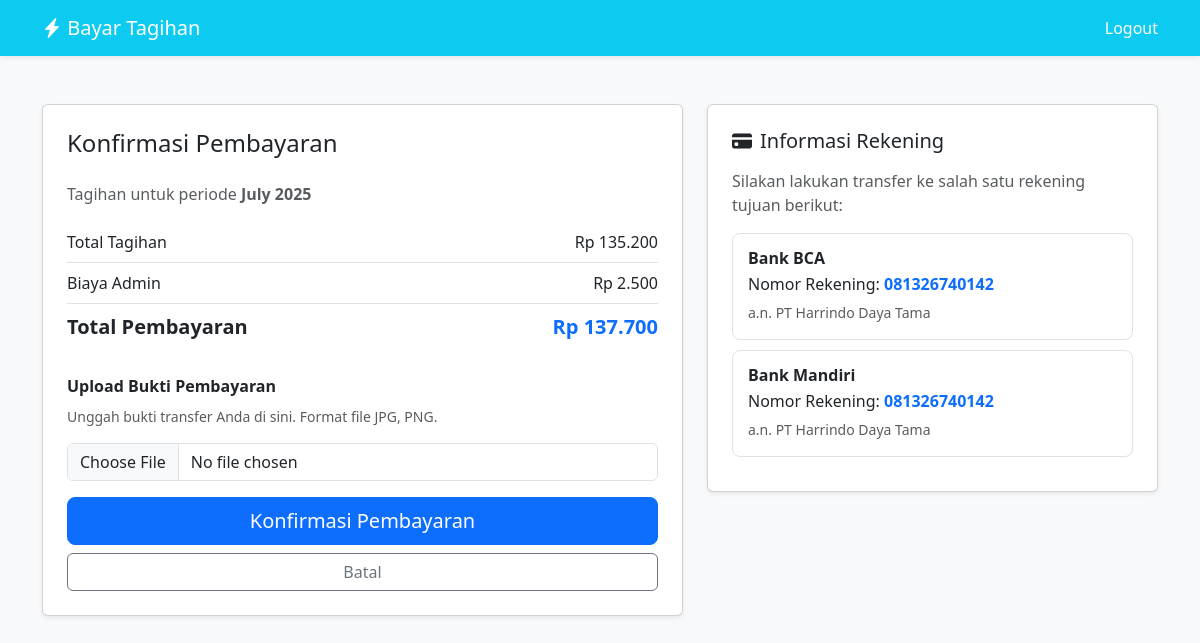
Page /pelanggan/bayar.php?id=1 (signed in) on the committed database.
### tables this page shows
CREATE TABLE `tagihan` (
  `id_tagihan` int(11) NOT NULL,
  `id_penggunaan` int(11) NOT NULL,
  `jumlah_meter` float NOT NULL,
  `total_bayar` decimal(12,2) NOT NULL,
  `status` enum('belum_lunas','diproses','lunas') NOT NULL DEFAULT 'belum_lunas'
);

CREATE TABLE `penggunaan` (
  `id_penggunaan` int(11) NOT NULL,
  `id_pelanggan` int(11) NOT NULL,
  `bulan` int(2) NOT NULL,
  `tahun` year(4) NOT NULL,
  `meter_awal` float NOT NULL,
  `meter_akhir` float NOT NULL
);

### pelanggan/bayar.php (the view, shortened to what this page needs)
<?php
require '../config/database.php';
$id_tagihan = $_GET['id'];
$id_user = $_SESSION['id_user'];
$query = "SELECT tagihan.*, penggunaan.bulan, penggunaan.tahun, pelanggan.id_pelanggan
          FROM tagihan
          JOIN penggunaan ON tagihan.id_penggunaan = penggunaan.id_penggunaan
          JOIN pelanggan ON penggunaan.id_pelanggan = pelanggan.id_pelanggan
          WHERE tagihan.id_tagihan = '$id_tagihan' AND pelanggan.id_user = '$id_user'";
$result = mysqli_query($koneksi, $query);
$tagihan = mysqli_fetch_assoc($result);
require '../includes/header.php';
?>
<link rel="stylesheet" href="https://cdn.jsdelivr.net/npm/bootstrap-icons@1.11.3/font/bootstrap-icons.min.css">
<link rel="stylesheet" href="../assets/css/pelanggan_style.css">
<nav class="navbar navbar-expand-lg navbar-dark bg-info shadow-sm">
    <div class="container">
        <a class="navbar-brand" href="index.php"><i class="bi bi-lightning-charge-fill"></i> Bayar Tagihan</a>
        <a class="nav-link text-white" href="../logout.php">Logout</a>
    </div>
</nav>
<div class="container mt-5">
    <div class="row">
        <div class="col-lg-7">
            <div class="card shadow-sm mb-4">
                <div class="card-body p-4">
                    <h4 class="card-title mb-4">Konfirmasi Pembayaran</h4>
                    <p class="text-muted">Tagihan untuk periode
                        <strong><?= date("F Y", mktime(0, 0, 0, $tagihan['bulan'], 1, $tagihan['tahun'])); ?></strong>
                    </p>
                    <ul class="list-group list-group-flush mb-4">
                        <li class="list-group-item d-flex justify-content-between align-items-center px-0">
                            Total Tagihan
                            <span>Rp <?= number_format($tagihan['total_bayar'], 0, ',', '.'); ?></span>
                        </li>
                        <li class="list-group-item d-flex justify-content-between align-items-center px-0">
                            Biaya Admin
                            <span>Rp 2.500</span>
                        </li>
                        <li class="list-group-item d-flex justify-content-between align-items-center px-0 fw-bold fs-5">
                            Total Pembayaran
                            <span class="text-primary">Rp
                                <?= number_format($tagihan['total_bayar'] + 2500, 0, ',', '.'); ?></span>
                        </li>
                    </ul>
                    <form action="bayar.php?id=<?= $id_tagihan; ?>" method="POST" enctype="multipart/form-data">
                        <div class="mb-3">
                            <label for="bukti_bayar" class="form-label fw-semibold">Upload Bukti Pembayaran</label>
                            <p class="text-muted small">Unggah bukti transfer Anda di sini. Format file JPG, PNG.</p>
                            <input class="form-control" type="file" id="bukti_bayar" name="bukti_bayar" required>
                        </div>
                        <div class="d-grid gap-2">
                            <button type="submit" class="btn btn-primary btn-lg">Konfirmasi Pembayaran</button>
                            <a href="index.php" class="btn btn-outline-secondary">Batal</a>
                        </div>
                    </form>
                </div>
            </div>
        </div>
        <div class="col-lg-5">
            <div class="card shadow-sm">
                <div class="card-body p-4">
                    <h5 class="card-title mb-3"><i class="bi bi-credit-card-fill me-2"></i>Informasi Rekening</h5>
                    <p class="text-muted">Silakan lakukan transfer ke salah satu rekening tujuan berikut:</p>
                    <div class="list-group payment-info">
                        <div class="list-group-item">
                            <h6 class="mb-1 fw-bold">Bank BCA</h6>
                            <p class="mb-1">Nomor Rekening: <span class="fw-bold text-primary">081326740142</span></p>
                            <small class="text-muted">a.n. PT Harrindo Daya Tama</small>
                        </div>
                        <div class="list-group-item">
                            <h6 class="mb-1 fw-bold">Bank Mandiri</h6>
                            <p class="mb-1">Nomor Rekening: <span class="fw-bold text-primary">081326740142</span></p>
                            <small class="text-muted">a.n. PT Harrindo Daya Tama</small>
                        </div>
                    </div>
                </div>
            </div>
        </div>
    </div>
</div>
<?php require '../includes/footer.php'; ?>

### assets/css/pelanggan_style.css (style rules this page uses)
.payment-info .list-group-item { border-radius: .5rem; margin-bottom: 10px; border: 1px solid #dee2e6; padding: 15px; background-color: #fff; }

### rows in the picture
tagihan: id_penggunaan.tahun "July 2025", total_bayar "135.200", $tagihan['total_bayar'] + 2500 "137.700"
